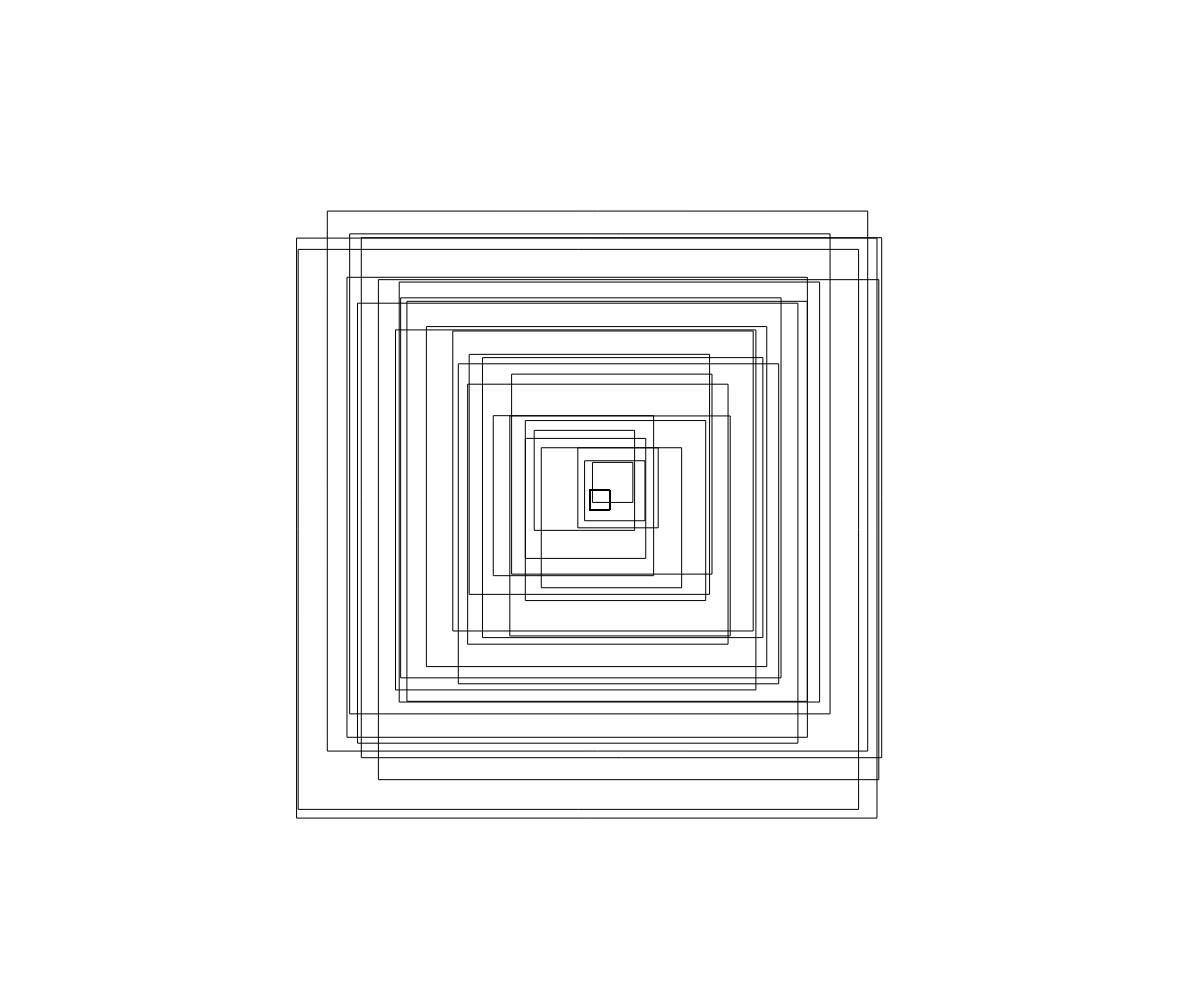
Frame 1 (no input)
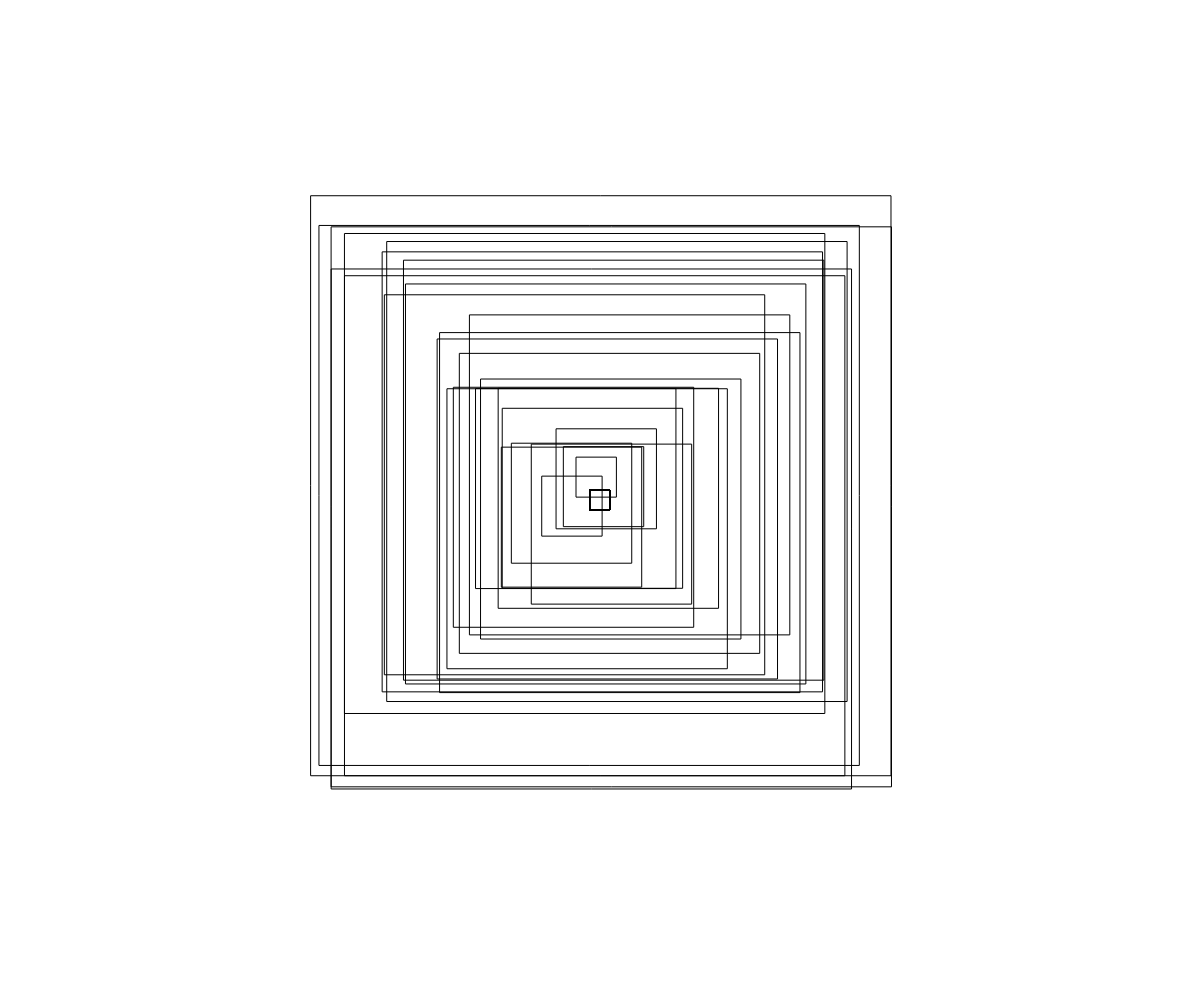
Frame 2 (the mouse pressed at the canvas centre, redrawn once)

The p5.js sketch that drew these frames (run headless with seeded random() and noise() and a simulated clock; the mouse was pressed at the canvas centre and the sketch redrawn once):

// p5.js sketch
// ── sketch.js
function setup() {
  createCanvas(windowWidth,windowHeight);
  //inserisco noLoop per non far rigernerare il ciclo in loop  
  noLoop();
}

function draw() {
  background("white");
  stroke("black");
  strokeWeight(1.);
  //scrivo tutte le dimensioni basandomi sulle dimensioni dello schermo 
  //di modo da rendere l'opera responsive 
  // dimensione_iniziale è la variabile che definisce la dimensione del quadrato di partenza 
  let dimensione_iniziale= windowHeight*0.02;
  // incremento_dimensione è la variabile che determina di quanto aumentare la dimensione del quadrato iniziale per iterazione 
let incremento_dimensione= windowHeight*0.02;
// numero_quadrati è la variabile che determina il numero totale di quadrati che voglio 
let numero_quadrati= 28; 
  noFill(); 
  
 for (let i=0; i<numero_quadrati; i++) {
  //(i+1) faccio partire l'iterazione dal secondo ciclo così il primo quadrato mantiene sempre 
  //il suo centro al centron dello schermo 
  let dimensione_attuale= dimensione_iniziale + ((i+1)*incremento_dimensione);
   //Mettendo xPos a metà della larghezza della finestra il vertice superiore si trova al centro della finestra 
  //sottraendogli la metà della larghezza del quadrato (quindi dimensione_attuale/2) il quadrato avrà il suo centro nel centro della finestra 
  //successivamente aggiungo random per variare tra (-30, 30) la posizione 
  let xPos= (windowWidth/2) - (dimensione_attuale/2)  + random (-30,30);
  let yPos= (windowHeight/2) - (dimensione_attuale/2)  + random (-30,30);
//questi sono i quadrati dimensione_attuale, quindi quelli che variano di posizione e aumentano di dimensione 
  rect(xPos,yPos,dimensione_attuale,dimensione_attuale); 
  //questo è il quadrato dimensione_ iniziale, che rimane sempre al centro
  rect((windowWidth/2) - (dimensione_iniziale/2),(windowHeight/2) - (dimensione_iniziale/2),dimensione_iniziale,dimensione_iniziale);
 }
 
 }
